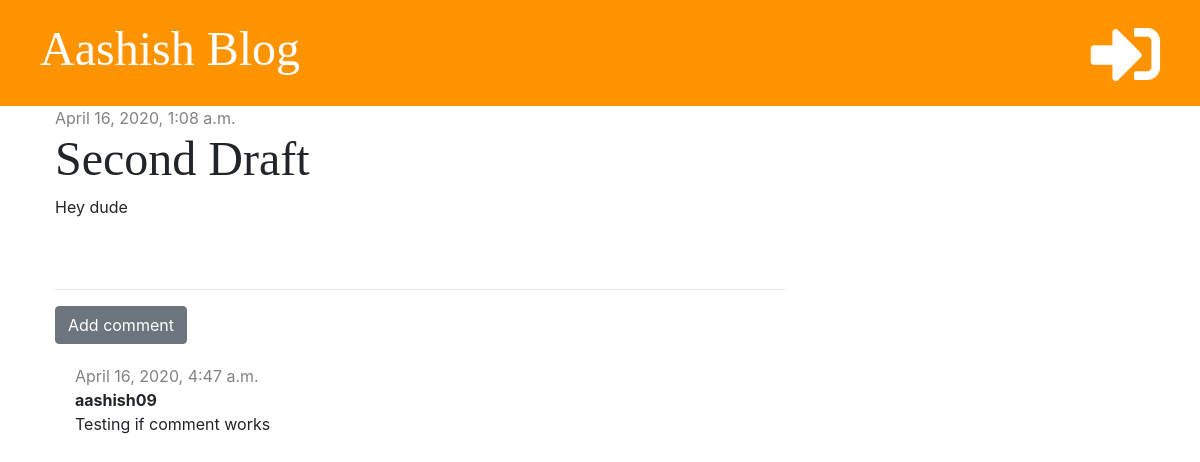
Screenshot of /post/7/ with the database file from the repository.
### blog/models.py (models this page shows, shortened)
class Post(models.Model):
    author = models.ForeignKey('auth.User', on_delete=models.CASCADE)
    title = models.CharField(max_length=200)
    text = models.TextField()
    created_date = models.DateTimeField(default=timezone.now)
    published_date = models.DateTimeField(blank=True, null=True)

class Comment(models.Model):
    post = models.ForeignKey('blog.Post', on_delete=models.CASCADE, related_name='comments')
    author = models.CharField(max_length=200)
    text = models.TextField()
    created_date = models.DateTimeField(default=timezone.now)
    approved = models.BooleanField(default=False)

### blog/views.py (the view)
# urls.py: path('post/<int:pk>/', views.post_detail, name='post_detail'),
def post_detail(request, pk):
    post = get_object_or_404(Post, pk=pk)
    stuff_for_frontend = {'post': post}
    return render(request, 'blog/post_detail.html', stuff_for_frontend)

### blog/templates/blog/post_detail.html (shortened to what this page needs)
{% extends 'blog/base.html' %}
{% block content %}
<div class="post">
    {% if post.published_date %}
    <div class="date">
        {{ post.published_date }}
    </div>
    {% else %}
    <a href="{% url 'post_publish' pk=post.pk %}" class="btn btn-primary">Publish</a>
    {% endif %}
    <h1>{{ post.title }}</h1>
    <p>{{ post.text|linebreaksbr }}</p>
</div>
<hr>
<a href="{% url 'add_comment_to_post' pk=post.pk %}" class="btn btn-secondary">Add comment</a>
{% for comment in post.comments.all %}
{% if user.is_authenticated or comment.approved %}
<div class="comment">
    <div class=date>
        {{ comment.created_date }}
    </div>
    <strong>{{ comment.author }}</strong>
    <p>{{ comment.text }}</p>
</div>
{% endif %}
{% empty %}
<p>No comments yet...</p>
{% endfor %}
{% endblock %}

### blog/static/css/blog.css (style rules this page uses)
h1, h2, h3, h4 { font-family: 'Tangerine', 'Inconsolata', 'Droid Sans', serif; font-size: 48px; }
.date { color: #828282; }
.post { margin-bottom: 70px; }
.comment { margin: 20px 0px 20px 20px; }

### rows the page displays
Post: published_date "April 16, 2020, 1:08 a.m.", title "Second Draft", text "Hey dude"
Comment: created_date "April 16, 2020, 4:47 a.m.", author "aashish09", text "Testing if comment works"
